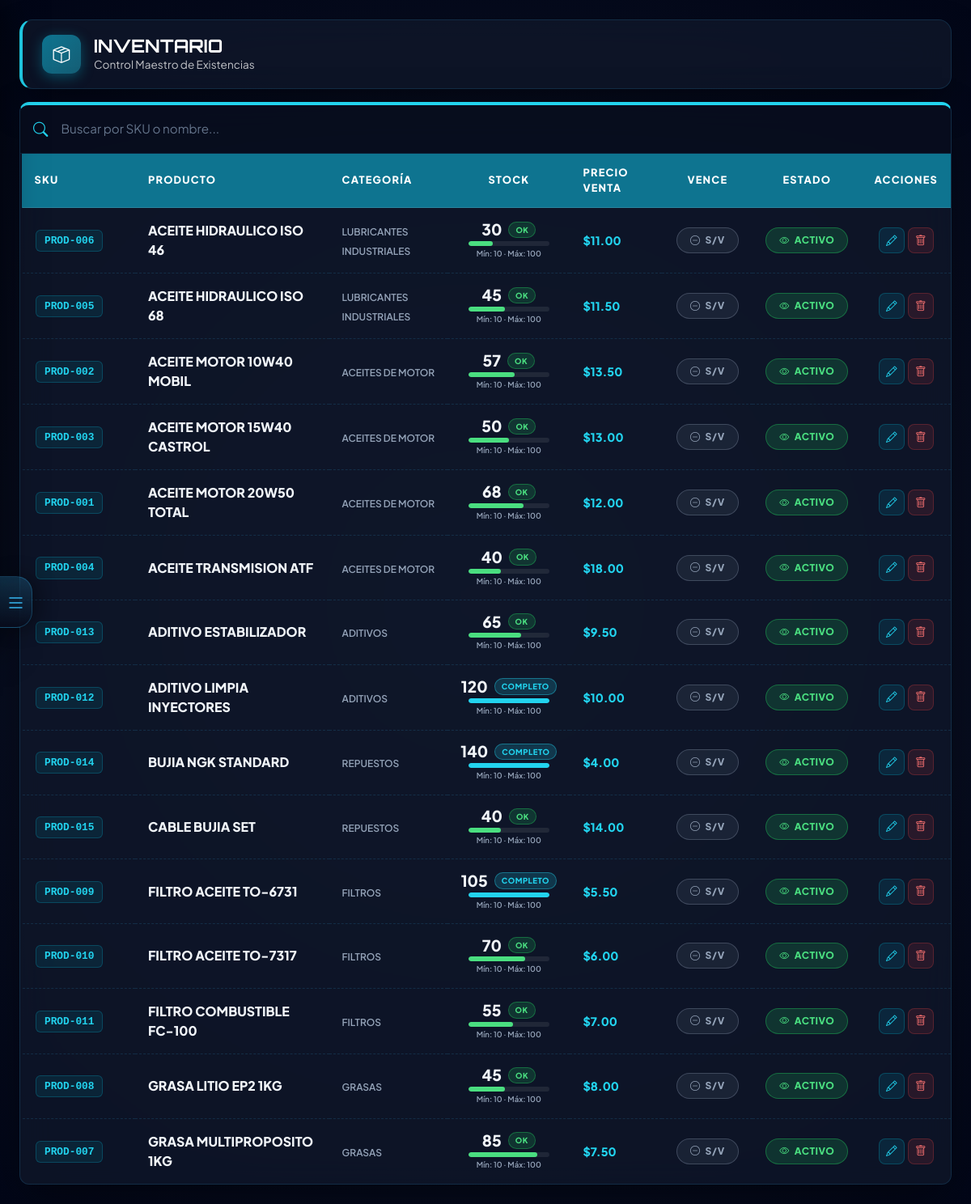
The app's page /modules/productos.php (signed in) with its own data.
### tables this page shows
CREATE TABLE `productos` (
  `id_producto` int(11) NOT NULL AUTO_INCREMENT,
  `sku` varchar(50) NOT NULL,
  `nombre_producto` varchar(150) NOT NULL,
  `precio_venta` decimal(10,2) NOT NULL,
  `precio_costo` decimal(10,2) DEFAULT 0.00,
  `stock_actual` int(11) DEFAULT 0,
  `stock_minimo` int(11) DEFAULT 5,
  `fecha_vencimiento` date DEFAULT NULL,
  `status` enum('Activo','Inactivo') NOT NULL DEFAULT 'Activo',
  `id_categoria` int(11) NOT NULL,
  PRIMARY KEY (`id_producto`),
  UNIQUE KEY `idx_sku` (`sku`),
  KEY `fk_prod_cat` (`id_categoria`),
  CONSTRAINT `fk_prod_cat` FOREIGN KEY (`id_categoria`) REFERENCES `categorias` (`id_categoria`) ON DELETE CASCADE
);

CREATE TABLE `categorias` (
  `id_categoria` int(11) NOT NULL AUTO_INCREMENT,
  `codigo` varchar(20) DEFAULT NULL,
  `nombre` varchar(100) NOT NULL,
  `descripcion` text DEFAULT NULL,
  `parent_id` int(11) DEFAULT NULL,
  `nivel` int(11) DEFAULT 0,
  `ruta` varchar(500) DEFAULT NULL,
  `sku_prefix` varchar(20) DEFAULT NULL,
  `atributos` longtext DEFAULT NULL CHECK (json_valid(`atributos`)),
  `stock_minimo` int(11) DEFAULT 5,
  `stock_maximo` int(11) DEFAULT 100,
  `alerta_reorden` tinyint(1) DEFAULT 0,
  `clasificacion_abc` char(1) DEFAULT NULL,
  `cuenta_compra` varchar(20) DEFAULT NULL,
  `cuenta_venta` varchar(20) DEFAULT NULL,
  `iva_porcentaje` decimal(5,2) DEFAULT 0.00,
  `tipo_manejo` varchar(20) DEFAULT 'normal',
  `ubicacion_defecto` varchar(50) DEFAULT NULL,
  `status` enum('Activo','Inactivo') NOT NULL DEFAULT 'Activo',
  PRIMARY KEY (`id_categoria`)
);

### includes/Security.php (called while the page is built, shortened)
<?php
class Security
{
    public static function esAdmin(): bool
    {
        return isset($_SESSION['rol']) && $_SESSION['rol'] === 'Administrador';
    }
}

### includes/Database.php (called while the page is built, shortened)
<?php
class Database
{
    private static ?self $instance = null;
    private ?mysqli $conn = null;
    public static function getInstance(): self
    {
        if (self::$instance === null) {
            self::$instance = new self();
        }
        return self::$instance;
    }
    public function connect(string $host, string $user, string $pass, string $db): void
    {
        $this->conn = new mysqli($host, $user, $pass, $db);
        $this->conn->set_charset('utf8mb4');
        $this->conn->autocommit(true);
    }
    public function execute(string $sql, array $params = []): mysqli_stmt
    {
        $stmt = $this->conn->prepare($sql);
        if (!empty($params)) {
            $types = '';
            $bindValues = [];
            foreach ($params as $p) {
                if (is_int($p)) {
                    $types .= 'i';
                } elseif (is_float($p)) {
                    $types .= 'd';
                } elseif (is_null($p)) {
                    $types .= 's';
                    $p = null;
                } else {
                    $types .= 's';
                }
                $bindValues[] = $p;
            }
            if (!empty($bindValues)) {
                $stmt->bind_param($types, ...$bindValues);
            }
        }
        if (!$stmt->execute()) {
            throw new RuntimeException('Error ejecutando consulta: ' . $stmt->error);
        }
        return $stmt;
    }
    public function fetchAll(string $sql, array $params = []): array
    {
        $stmt = $this->execute($sql, $params);
        $result = $stmt->get_result();
        $rows = $result->fetch_all(MYSQLI_ASSOC);
        return $rows;
    }
}

### modules/productos.php (the view, shortened to what this page needs)
<?php
$db = Database::getInstance();
$registros_por_pagina = 30;
$pagina_actual = isset($_GET['p']) ? (int)$_GET['p'] : 1;
$offset = ($pagina_actual - 1) * $registros_por_pagina;
$productos = $db->fetchAll(
    "SELECT p.*, c.nombre as nombre_cat, c.stock_maximo FROM productos p LEFT JOIN categorias c ON p.id_categoria = c.id_categoria WHERE p.status = 'Activo' ORDER BY p.nombre_producto ASC LIMIT ? OFFSET ?",
    [$registros_por_pagina, $offset]
);
$esAdmin = Security::esAdmin();
$productos = $db->fetchAll(
    "SELECT p.*, c.nombre as nombre_cat, c.stock_maximo FROM productos p LEFT JOIN categorias c ON p.id_categoria = c.id_categoria ORDER BY p.nombre_producto ASC LIMIT ? OFFSET ?",
    [$registros_por_pagina, $offset]
);
?>
<!DOCTYPE html>
<html lang="es">
<head>
    <?php include '../includes/diseno.php'; ?>
</head>
<body>
    <?php include '../includes/sidebar.php'; ?>
    <div class="main-wrapper" id="mainWrapper">
        <div class="container-fluid px-4 py-4">
            <div class="card-jv d-flex align-items-center gap-3 mb-3" style="padding: 18px 24px; border-left: 4px solid #22d3ee;">
                <div style="width: 48px; height: 48px; border-radius: 12px; background: linear-gradient(135deg, #0e7490, #155e75); display: flex; align-items: center; justify-content: center; box-shadow: 0 4px 16px rgba(6, 182, 212, 0.35);">
                    <i class="bi bi-box-seam text-white" style="font-size: 1.3rem;"></i>
                </div>
                <div>
                    <h1 class="font-brand fw-bold m-0 text-white" style="font-size: 1.4rem;">INVENTARIO</h1>
                    <p class="m-0 text-white opacity-75" style="font-size: 0.85rem;">Control Maestro de Existencias</p>
                </div>
            </div>
            <div class="card-jv card-jv-table p-0">
                <div class="buscador-wrapper d-flex align-items-center px-3 py-2">
                    <i class="bi bi-search me-2" style="color: #22d3ee; font-size: 1rem;"></i>
                    <input type="text" class="input-jv border-0 bg-transparent py-1" placeholder="Buscar por SKU o nombre..." id="buscar" onkeyup="filtrar()" style="box-shadow: none; font-size: 0.85rem; padding: 8px 6px;">
                </div>
                <div class="table-responsive">
                    <table class="table-jv mb-0">
                        <thead>
                            <tr>
                                <th style="width: 16%;">SKU</th>
                                <th style="width: 26%;">PRODUCTO</th>
                                <th style="width: 15%;">CATEGORÍA</th>
                                <th style="width: 12%;" class="text-center">STOCK</th>
                                <th style="width: 12%;">PRECIO VENTA</th>
                                <th style="width: 10%;" class="text-center">VENCE</th>
                                <th style="width: 9%;" class="text-center">ESTADO</th>
                                <?php if ($esAdmin): ?>
                                <th style="width: 10%;" class="text-center">ACCIONES</th>
                                <?php endif; ?>
                            </tr>
                        </thead>
                        <tbody id="tablaProductos">
                            <?php if (!empty($productos)): ?>
                                <?php foreach ($productos as $row):
                                    $stk = intval($row['stock_actual']);
                                    $min = intval($row['stock_minimo']);
                                    $max = intval($row['stock_maximo'] ?? 100);
                                    if ($stk == 0) { $stk_cls = 'danger'; $stk_lbl = 'AGOTADO'; $stk_pct = 0; }
                                    elseif ($stk <= $min) { $stk_cls = 'danger'; $stk_lbl = 'BAJO'; $stk_pct = max(5, ($stk / $max) * 100); }
                                    elseif ($stk >= $max) { $stk_cls = 'info'; $stk_lbl = 'COMPLETO'; $stk_pct = 100; }
                                    else { $pct = ($stk / $max) * 100; $stk_cls = 'success'; $stk_lbl = 'OK'; $stk_pct = $pct; }
                                    $bar_color = $stk_cls == 'danger' ? '#ef4444' : ($stk_cls == 'info' ? '#22d3ee' : '#4ade80');
                                ?>
                                    <tr data-id="<?php echo $row['id_producto']; ?>" data-sku="<?php echo strtolower(htmlspecialchars($row['sku'])); ?>" data-nombre="<?php echo strtolower(htmlspecialchars($row['nombre_producto'])); ?>" data-stock="<?php echo $row['stock_actual']; ?>" data-minimo="<?php echo $row['stock_minimo']; ?>" data-max="<?php echo $max; ?>" data-pvp="<?php echo $row['precio_venta']; ?>" data-costo="<?php echo $row['precio_costo']; ?>" data-status="<?php echo $row['status']; ?>" data-venc="<?php echo $row['fecha_vencimiento'] ?? ''; ?>">
                                        <td>
                                            <span class="codigo-badge"><?php echo htmlspecialchars($row['sku']); ?></span>
                                        </td>
                                        <td>
                                            <span class="prod-nombre text-uppercase"><?php echo htmlspecialchars($row['nombre_producto']); ?></span>
                                        </td>
                                        <td>
                                            <span class="prod-cat"><?php echo htmlspecialchars($row['nombre_cat'] ?? 'Sin categoría'); ?></span>
                                        </td>
                                        <td class="text-center" style="min-width:110px;">
                                            <div class="d-flex align-items-center justify-content-center gap-2 mb-1">
                                                <span style="font-size:1.2rem;font-weight:900;color:#f1f5f9;line-height:1;"><?php echo $stk; ?></span>
                                                <span class="badge-jv badge-<?php echo $stk_cls; ?>" style="font-size:0.6rem;padding:2px 8px;"><?php echo $stk_lbl; ?></span>
                                            </div>
                                            <div style="height:6px;background:rgba(255,255,255,0.08);border-radius:3px;overflow:hidden;margin:0 auto;max-width:100px;">
                                                <div style="height:100%;width:<?php echo $stk_pct; ?>%;background:<?php echo $bar_color; ?>;border-radius:3px;transition:width 0.3s;"></div>
                                            </div>
                                            <div style="font-size:0.6rem;color:#94a3b8;font-weight:600;margin-top:2px;">
                                                Mín: <?php echo $min; ?> · Máx: <?php echo $max; ?>
                                            </div>
                                        </td>
                                        <td>
                                            <span class="prod-precio">$<?php echo number_format($row['precio_venta'], 2); ?></span>
                                        </td>
                                        <td class="text-center">
                                            <?php
                                            $venc = $row['fecha_vencimiento'] ?? '';
                                            if ($venc) {
                                                $dias = floor((strtotime($venc) - time()) / 86400);
                                                if ($dias < 0) {
                                                    $vc = 'badge-danger'; $vt = 'VENCIDO'; $vi = 'exclamation-triangle';
                                                } elseif ($dias <= 15) {
                                                    $vc = 'badge-danger'; $vt = 'PRÓXIMO'; $vi = 'clock';
                                                } elseif ($dias <= 30) {
                                                    $vc = 'badge-warning'; $vt = 'PRONTO'; $vi = 'clock';
                                                } else {
                                                    $vc = 'badge-success'; $vt = 'VIGENTE'; $vi = 'check-circle';
                                                }
                                                $vd = date('d/m/Y', strtotime($venc));
                                            } else {
                                                $vc = 'badge-secondary'; $vt = 'S/V'; $vi = 'dash-circle'; $vd = '';
                                            }
                                            ?>
                                            <span class="badge-jv <?php echo $vc; ?>" style="white-space:nowrap;">
                                                <i class="bi bi-<?php echo $vi; ?>"></i> <?php echo $vd ? "$vd" : $vt; ?>
                                            </span>
                                        </td>
                                        <td class="text-center">
                                            <span class="badge-jv <?php echo ($row['status'] == 'Activo') ? 'badge-success' : 'badge-danger'; ?>">
                                                <i class="bi bi-<?php echo ($row['status'] == 'Activo') ? 'eye' : 'eye-off'; ?>"></i>
                                                <?php echo strtoupper($row['status']); ?>
                                            </span>
                                        </td>
                                        <?php if ($esAdmin): ?>
                                        <td class="text-center">
                                            <div class="d-flex justify-content-center gap-1">
                                                <button type="button" class="btn btn-sm p-0" style="width:32px;height:32px;border-radius:8px;background:rgba(6,182,212,0.12);color:#22d3ee;border:1px solid rgba(6,182,212,0.25);display:inline-flex;align-items:center;justify-content:center;font-size:.85rem;transition:.15s;" onclick="editarProducto(<?php echo $row['id_producto']; ?>)" title="Editar">
                                                    <i class="bi bi-pencil"></i>
                                                </button>
                                                <button type="button" class="btn btn-sm p-0" style="width:32px;height:32px;border-radius:8px;background:rgba(239,68,68,0.12);color:#f87171;border:1px solid rgba(239,68,68,0.25);display:inline-flex;align-items:center;justify-content:center;font-size:.85rem;transition:.15s;" onclick="eliminarProducto(<?php echo $row['id_producto']; ?>, '<?php echo htmlspecialchars($row['nombre_producto']); ?>')" title="Eliminar">
                                                    <i class="bi bi-trash"></i>
                                                </button>
                                            </div>
                                        </td>
                                        <?php endif; ?>
                                    </tr>
                                <?php endforeach; ?>
                            <?php endif; ?>
                        </tbody>
                    </table>
                </div>
            </div>
        </div>
    </div>
</body>
</html>

### records on screen
productos: sku "PROD-006", nombre_producto "ACEITE HIDRAULICO ISO 46", id_categoria.nombre "LUBRICANTES INDUSTRIALES", stock_actual "30", stk_lbl "OK", stock_minimo "10", id_categoria.stock_maximo "100", precio_venta "11.00", fecha_vencimiento "S/V", status "ACTIVO"
productos: sku "PROD-005", nombre_producto "ACEITE HIDRAULICO ISO 68", id_categoria.nombre "LUBRICANTES INDUSTRIALES", stock_actual "45", stk_lbl "OK", stock_minimo "10", id_categoria.stock_maximo "100", precio_venta "11.50", fecha_vencimiento "S/V", status "ACTIVO"
productos: sku "PROD-002", nombre_producto "ACEITE MOTOR 10W40 MOBIL", id_categoria.nombre "ACEITES DE MOTOR", stock_actual "57", stk_lbl "OK", stock_minimo "10", id_categoria.stock_maximo "100", precio_venta "13.50", fecha_vencimiento "S/V", status "ACTIVO"
productos: sku "PROD-003", nombre_producto "ACEITE MOTOR 15W40 CASTROL", id_categoria.nombre "ACEITES DE MOTOR", stock_actual "50", stk_lbl "OK", stock_minimo "10", id_categoria.stock_maximo "100", precio_venta "13.00", fecha_vencimiento "S/V", status "ACTIVO", $row['id_producto'] 3 (drawn)
productos: sku "PROD-001", nombre_producto "ACEITE MOTOR 20W50 TOTAL", id_categoria.nombre "ACEITES DE MOTOR", stock_actual "68", stk_lbl "OK", stock_minimo "10", id_categoria.stock_maximo "100", precio_venta "12.00", fecha_vencimiento "S/V", status "ACTIVO"
productos: sku "PROD-004", nombre_producto "ACEITE TRANSMISION ATF", id_categoria.nombre "ACEITES DE MOTOR", stock_actual "40", stk_lbl "OK", stock_minimo "10", id_categoria.stock_maximo "100", precio_venta "18.00", fecha_vencimiento "S/V", status "ACTIVO"
productos: sku "PROD-013", nombre_producto "ADITIVO ESTABILIZADOR", id_categoria.nombre "ADITIVOS", stock_actual "65", stk_lbl "OK", stock_minimo "10", id_categoria.stock_maximo "100", precio_venta "9.50", fecha_vencimiento "S/V", status "ACTIVO"
productos: sku "PROD-012", nombre_producto "ADITIVO LIMPIA INYECTORES", id_categoria.nombre "ADITIVOS", stock_actual "120", stk_lbl "COMPLETO", stock_minimo "10", id_categoria.stock_maximo "100", precio_venta "10.00", fecha_vencimiento "S/V", status "ACTIVO"
productos: sku "PROD-014", nombre_producto "BUJIA NGK STANDARD", id_categoria.nombre "REPUESTOS", stock_actual "140", stk_lbl "COMPLETO", stock_minimo "10", id_categoria.stock_maximo "100", precio_venta "4.00", fecha_vencimiento "S/V", status "ACTIVO"
productos: sku "PROD-015", nombre_producto "CABLE BUJIA SET", id_categoria.nombre "REPUESTOS", stock_actual "40", stk_lbl "OK", stock_minimo "10", id_categoria.stock_maximo "100", precio_venta "14.00", fecha_vencimiento "S/V", status "ACTIVO"
productos: sku "PROD-009", nombre_producto "FILTRO ACEITE TO-6731", id_categoria.nombre "FILTROS", stock_actual "105", stk_lbl "COMPLETO", stock_minimo "10", id_categoria.stock_maximo "100", precio_venta "5.50", fecha_vencimiento "S/V", status "ACTIVO"
productos: sku "PROD-010", nombre_producto "FILTRO ACEITE TO-7317", id_categoria.nombre "FILTROS", stock_actual "70", stk_lbl "OK", stock_minimo "10", id_categoria.stock_maximo "100", precio_venta "6.00", fecha_vencimiento "S/V", status "ACTIVO"
productos: sku "PROD-011", nombre_producto "FILTRO COMBUSTIBLE FC-100", id_categoria.nombre "FILTROS", stock_actual "55", stk_lbl "OK", stock_minimo "10", id_categoria.stock_maximo "100", precio_venta "7.00", fecha_vencimiento "S/V", status "ACTIVO"
productos: sku "PROD-008", nombre_producto "GRASA LITIO EP2 1KG", id_categoria.nombre "GRASAS", stock_actual "45", stk_lbl "OK", stock_minimo "10", id_categoria.stock_maximo "100", precio_venta "8.00", fecha_vencimiento "S/V", status "ACTIVO"
productos: sku "PROD-007", nombre_producto "GRASA MULTIPROPOSITO 1KG", id_categoria.nombre "GRASAS", stock_actual "85", stk_lbl "OK", stock_minimo "10", id_categoria.stock_maximo "100", precio_venta "7.50", fecha_vencimiento "S/V", status "ACTIVO"
